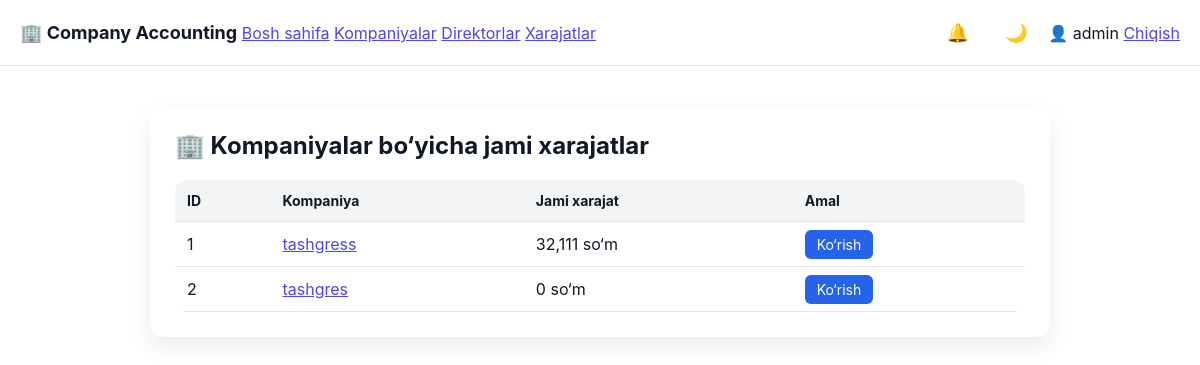
Before: /admin/expenses/companies (signed in) with the older database file.
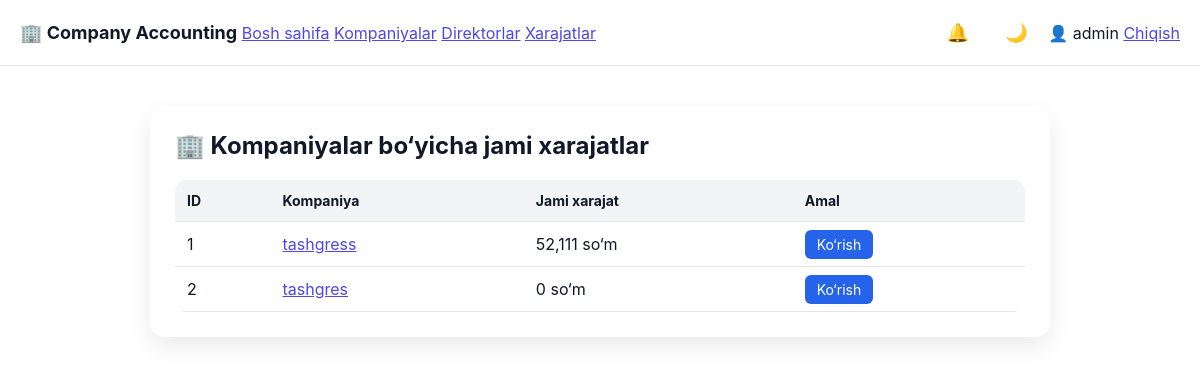
After: the same page with the newer database file.
### tables this page shows
CREATE TABLE companies (
        id INTEGER PRIMARY KEY AUTOINCREMENT,
        name TEXT,
        balance INTEGER DEFAULT 0,
        created_at TEXT
    );

### app.py (the view)
@app.route("/admin/expenses/companies")
def admin_expenses_by_company():
    if session.get("role") != "admin":
        return "Ruxsat yo‘q ❌"
    conn = sqlite3.connect("users.db")
    c = conn.cursor()
    c.execute("""
        SELECT
            c.id,
            c.name,
            IFNULL(SUM(e.amount),0) AS total_expense
        FROM companies c
        LEFT JOIN expenses e ON e.company_id = c.id
        GROUP BY c.id, c.name
        ORDER BY total_expense DESC
    """)
    companies = c.fetchall()
    conn.close()
    return render_template(
        "admin_expenses_companies.html",
        companies=companies
    )

### templates/admin_expenses_companies.html (shortened to what this page needs)
<!DOCTYPE html>
<html lang="uz">
<head>
    <link rel="stylesheet" href="{{ url_for('static', filename='style.css') }}">
</head>
<body>
{% include "navbar.html" %}
<div class="container">
    <h2>🏢 Kompaniyalar bo‘yicha jami xarajatlar</h2>
    <table>
        <tr>
            <th>ID</th>
            <th>Kompaniya</th>
            <th>Jami xarajat</th>
            <th>Amal</th>
        </tr>
        {% for c in companies %}
        <tr>
            <td>{{ c[0] }}</td>
            <td>
                <a href="{{ url_for('admin_company_directors', company_id=c[0]) }}">
                    {{ c[1] }}
                </a>
            </td>
            <td>{{ "{:,}".format(c[2]) }} so‘m</td>
            <td>
                <a class="btn"
                   href="{{ url_for('admin_company_directors', company_id=c[0]) }}">
                    Ko‘rish
                </a>
            </td>
        </tr>
        {% endfor %}
    </table>
</div>
</body>
</html>

Changed rows visible on the page:
changed companies "tashgress": c "32,111" → "52,111"
